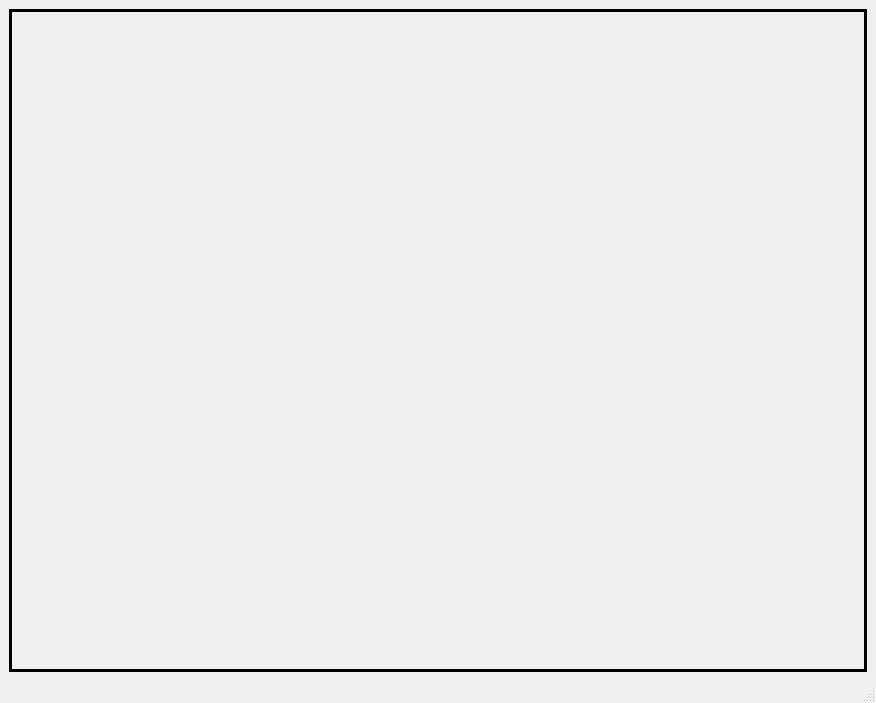
<?xml version="1.0" encoding="UTF-8"?>
<ui version="4.0">
 <class>MainWindow</class>
 <widget class="QMainWindow" name="MainWindow">
  <property name="geometry">
   <rect>
    <x>0</x>
    <y>0</y>
    <width>876</width>
    <height>703</height>
   </rect>
  </property>
  <property name="windowTitle">
   <string>MainWindow</string>
  </property>
  <widget class="QWidget" name="centralwidget">
   <layout class="QGridLayout" name="gridLayout">
    <item row="0" column="0">
     <widget class="QFrame" name="frame_5">
      <property name="minimumSize">
       <size>
        <width>0</width>
        <height>500</height>
       </size>
      </property>
      <property name="frameShape">
       <enum>QFrame::Box</enum>
      </property>
      <property name="frameShadow">
       <enum>QFrame::Plain</enum>
      </property>
      <property name="lineWidth">
       <number>3</number>
      </property>
     </widget>
    </item>
   </layout>
  </widget>
  <widget class="QStatusBar" name="statusbar"/>
 </widget>
 <resources/>
 <connections/>
</ui>
